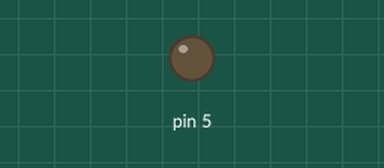
A sketch run on a simulated Arduino Uno, built with avr-gcc and run on an emulated ATmega328P. Shown: output pins drawn as LEDs (lit = HIGH).

Above: at 0.05 s.
At 1.25 s:
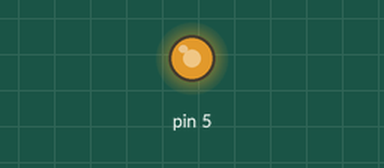
Timing chart, 0 to 4.3 s (numbered marks = the images above):
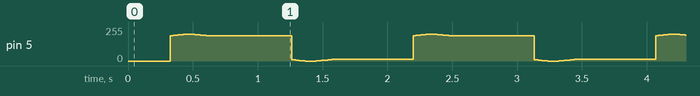

The sketch:

microBlink.ino
```cpp
/**
 * Program: microBlink.ino
 * Description: Sinusoidal blink test for future Arduino Micro project.
 * Version: v1.0
 * Last Modified: 10-06-2016
 */

//  Global Variables
int led = 0;

//  Setup
void setup() {
    pinMode(5, OUTPUT);
}

//  Main Loop
void loop() {
    analogWrite(5, ( sin( led++ * 3.14 / 180 ) + 1 ) * 100);
    led %= 360;
    delay(5);
}
// End
```
